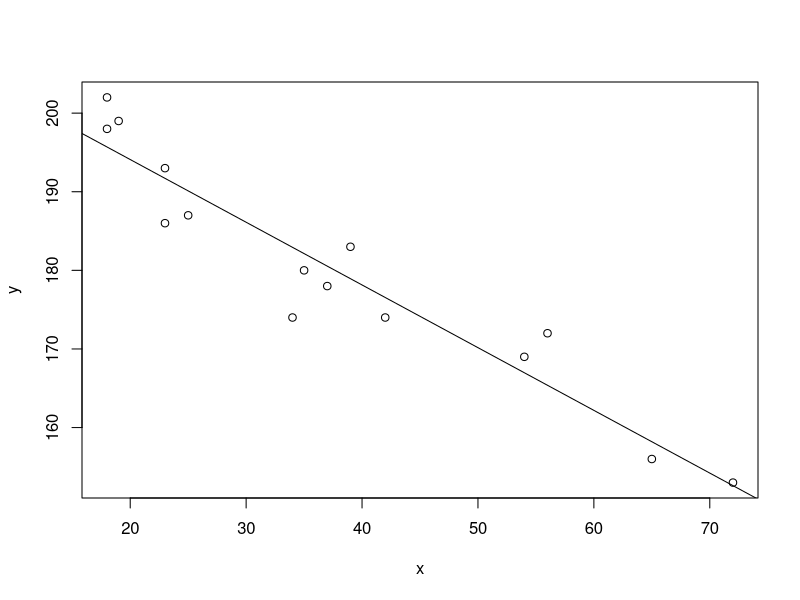
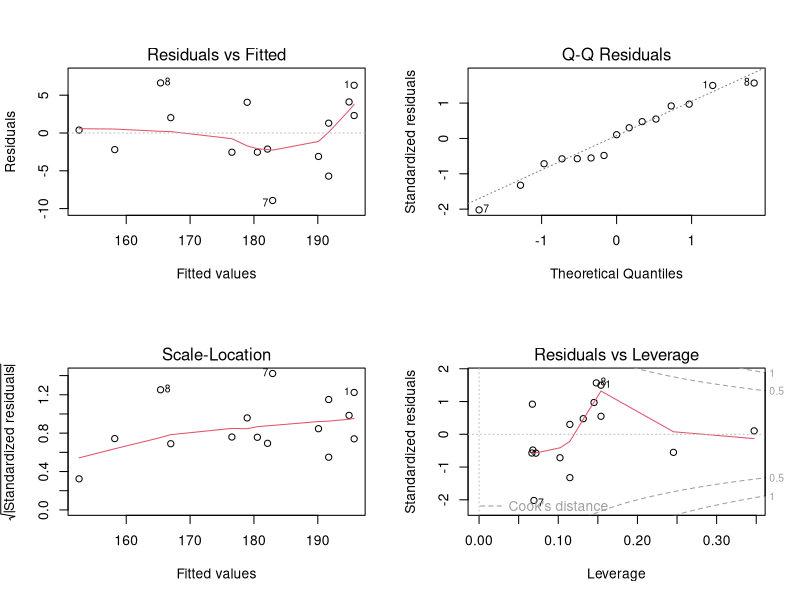
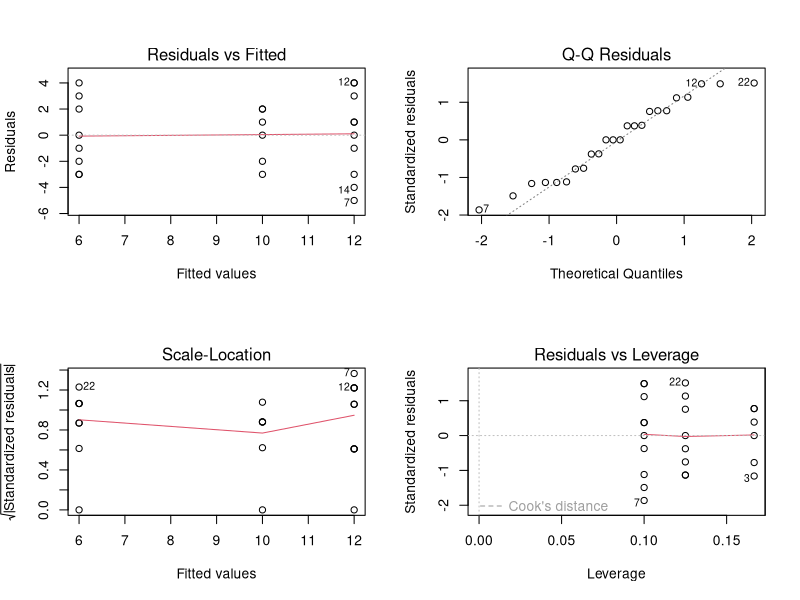
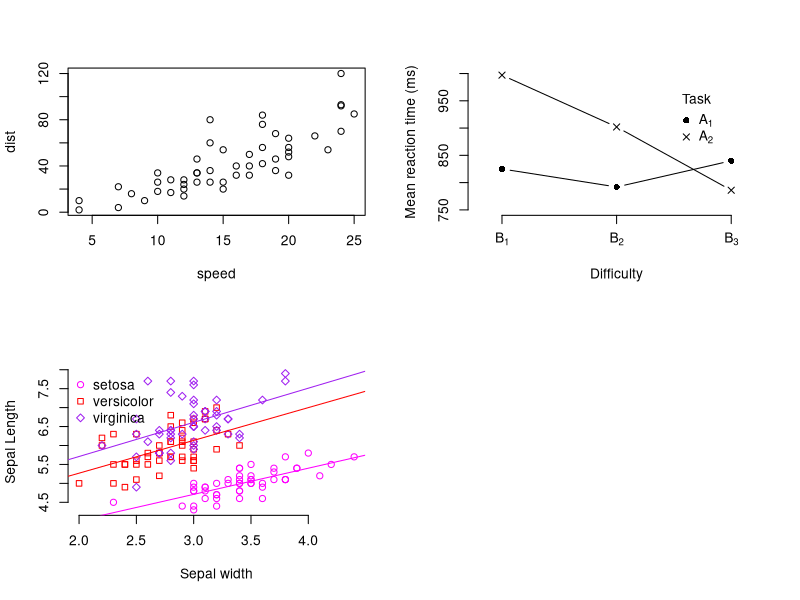
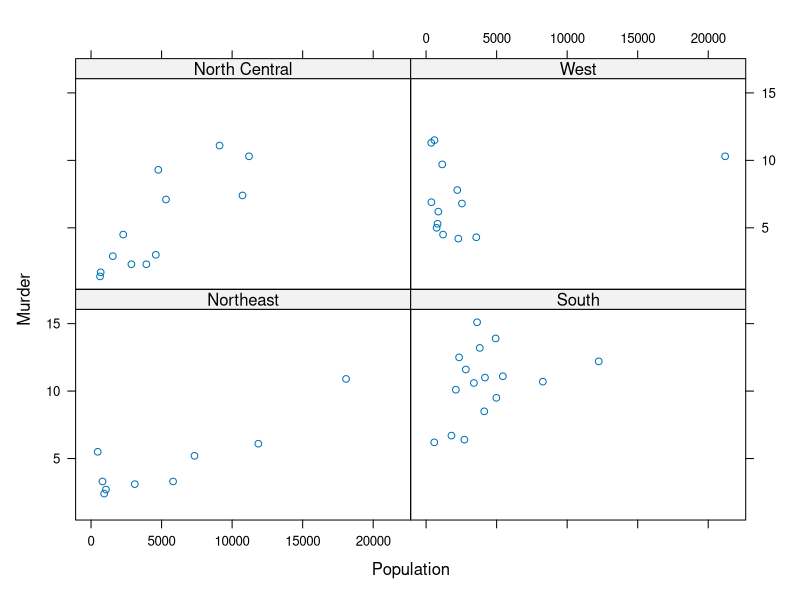
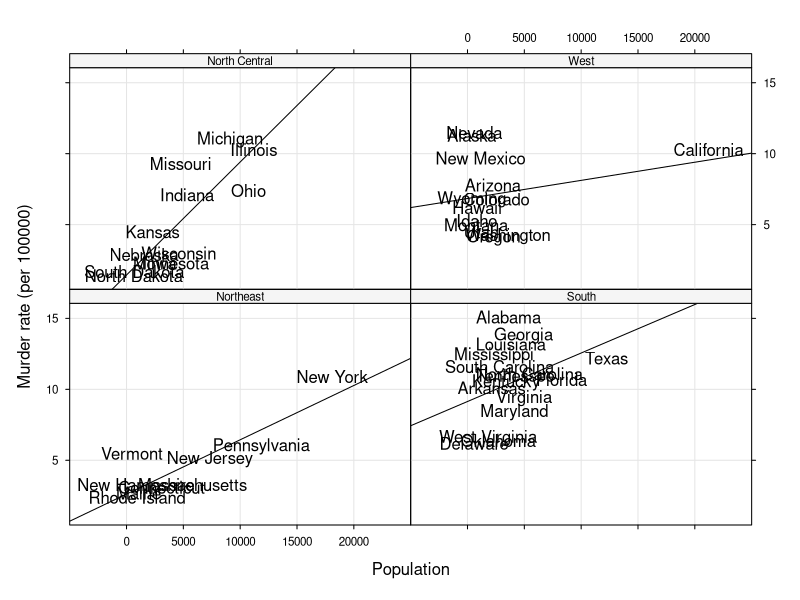
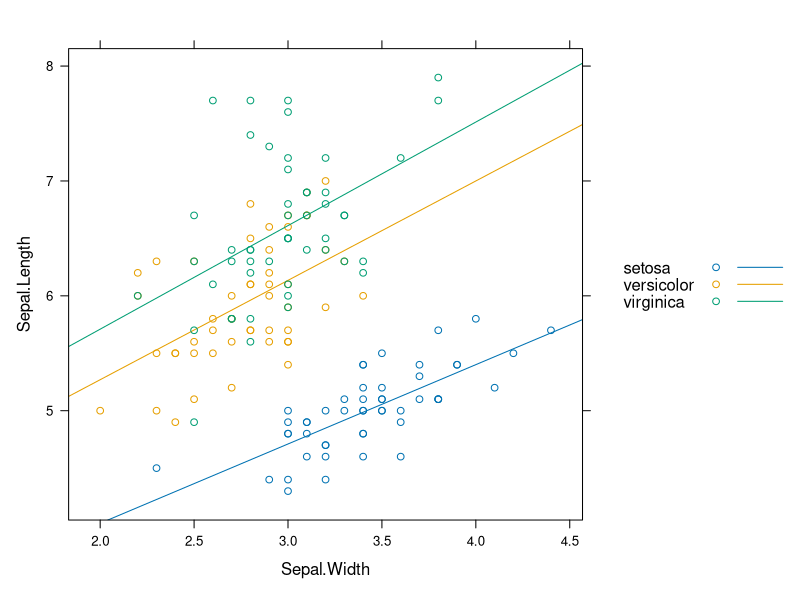
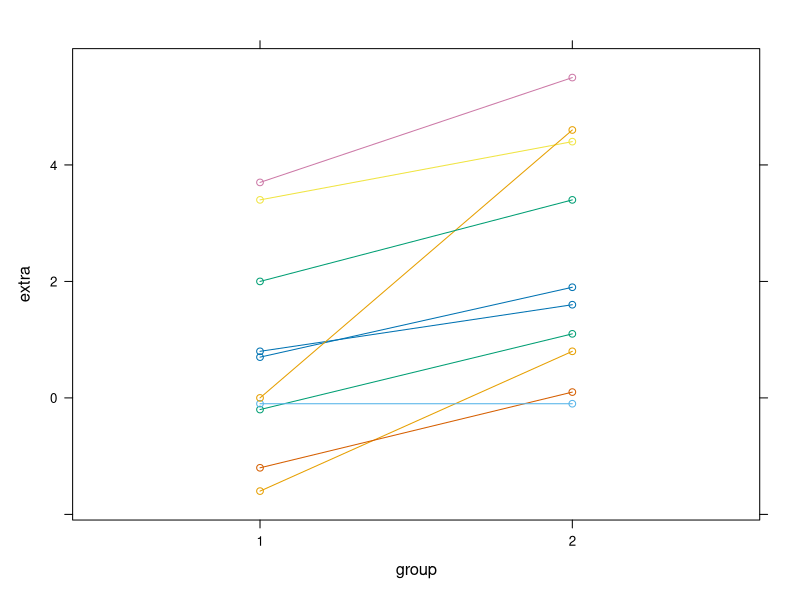

Source code (R) for these figures, in order:
## ---- chunk 1
knitr::opts_chunk$set(fig.align = "center", fig.show = TRUE,
                      class.source = "fold-show")
## ---- chunk 2
# One-sample t test
rt <- rnorm(100, mean = 400, sd = 20)
t.test(rt, mu = 400)

# Two-sample t test for independent groups
t.test(weight ~ group, PlantGrowth[PlantGrowth$group != "ctrl", ],
       var.equal = TRUE)

# Two-sample t test for dependent groups
sleep2 <- reshape(sleep, direction = "wide", idvar = "ID", timevar = "group")

## Traditional interface
t.test(sleep2$extra.1, sleep2$extra.2, paired = TRUE)

## Formula interface
t.test(Pair(extra.1, extra.2) ~ 1, data = sleep2)
## ---- chunk 3
dat <- data.frame(
  x = c(18, 23, 25, 35, 65, 54, 34, 56, 72, 19, 23, 42, 18, 39, 37),
  y = c(202, 186, 187, 180, 156, 169, 174, 172, 153, 199, 193, 174, 198, 183, 178)
)
lm1 <- lm(y ~ x, dat)
plot(y ~ x, dat)
abline(lm1)
coef(lm1)
predict(lm1)
resid(lm1)
names(lm1)
summary(lm1)
## ---- chunk 4
# model diagnostics
par(mfrow = c(2, 2))
plot(lm1)
## ---- chunk 5
dat <- read.table(text = "
  id group   score
   1 control  8
   2 control 12
   3 control  7
   4 control 10
   5 control 11
   6 control 12
   7 pro      7
   8 pro      9
   9 pro     15
  10 pro     13
  11 pro     11
  12 pro     16
  13 pro     12
  14 pro      8
  15 pro     13
  16 pro     16
  17 contra   4
  18 contra   5
  19 contra   6
  20 contra   3
  21 contra   8
  22 contra  10
  23 contra   3
  24 contra   9
", header = TRUE)

aov1 <- aov(score ~ group, data = dat)
summary(aov1)
## ---- chunk 6
# model diagnostics
par(mfrow = c(2, 2))
plot(aov1)
## ---- chunk 7
plot(cars)
## ---- chunk 8
dat <- read.table(header = TRUE, text = "
  A B rt
  a1 b1 825
  a1 b2 792
  a1 b3 840
  a2 b1 997
  a2 b2 902
  a2 b3 786
", stringsAsFactors = TRUE)

plot(rt ~ as.numeric(B), dat, type = "n", axes = FALSE, xlim = c(.8, 3.2),
  ylim = c(750, 1000), xlab = "Difficulty", ylab = "Mean reaction time (ms)")

# Plot the data points separately for each level of factor A.
points(rt ~ as.numeric(B), dat[dat$A == "a1", ], type = "b", pch = 16)
points(rt ~ as.numeric(B), dat[dat$A == "a2", ], type = "b", pch = 4)

# Add axes and a legend.
axis(side = 1, at = 1:3, expression(B[1], B[2], B[3]))
axis(side = 2)
legend(2.5, 975, expression(A[1], A[2]), pch = c(16, 4), bty = "n",
  title = "Task")
## ---- chunk 9
plot(Sepal.Length ~ Sepal.Width, iris, axes = FALSE, type = "n",
     xlab = "Sepal width", ylab = "Sepal Length")

points(Sepal.Length ~ Sepal.Width, subset(iris, iris$Species == "setosa"),
      col = "magenta", pch = 21)
points(Sepal.Length ~ Sepal.Width, subset(iris, iris$Species == "versicolor"),
      col = "red", pch = 22)
points(Sepal.Length ~ Sepal.Width, subset(iris, iris$Species == "virginica"),
      col = "purple", pch = 23)

axis(1)
axis(2)

legend("topleft", c("setosa", "versicolor", "virginica"),
       pch = 21:23, col = c("magenta", "red", "purple"), bty = "n")

lm1 <- lm(Sepal.Length ~ Sepal.Width, subset(iris, iris$Species == "setosa"))
lm2 <- lm(Sepal.Length ~ Sepal.Width, subset(iris, iris$Species == "versicolor"))
lm3 <- lm(Sepal.Length ~ Sepal.Width, subset(iris, iris$Species == "virginica"))

abline(lm1, col = "magenta")
abline(lm2, col = "red")
abline(lm3, col = "purple")
## ---- chunk 10
library(lattice)
states <- data.frame(state.x77, state.name = state.name,
                     state.region = state.region) # built-in data sets
xyplot(Murder ~ Population | state.region, states)
## ---- chunk 11
# Fine control
xyplot(Murder ~ Population | state.region, states, groups = state.name,
       xlim = c(-5000, 25000), ylab = "Murder rate (per 100000)",

  # panel function
  panel = function(x, y, subscripts, groups){
    panel.grid(-1, -1)      # align with ticks
    panel.abline(lm(y ~ x)) # regression line
    ltext(x, y, labels = groups[subscripts], cex = 1)
  },

  scales = list(tck = .5, cex = .7, x = list(at = seq(0, 20000, 5000))),

  strip = strip.custom(bg = "gray96"), # strip function

  par.strip.text = list(cex = .7)
)
## ---- chunk 12
xyplot(Sepal.Length ~ Sepal.Width, iris, groups = Species,
       type = c("p", "r"), auto.key = TRUE)
## ---- chunk 13
xyplot(extra ~ group, sleep, groups = ID, type = "b")
## ---- chunk 14
xyplot(weight ~ Time | Diet, ChickWeight, groups = Chick,
      type = c("g", "p", "r"))
## ---- chunk 15
library(ggplot2)
theme_set(theme_test())
## ---- chunk 16
# load package
library(ggplot2)
# load data
data(mpg)
# ?mpg
mpg
## ---- chunk 17
# start your plot with coordinate system
ggplot(data = mpg) +
  geom_point(mapping = aes(x = displ, y = hwy)) +   # then add layers
  theme_bw()                                        # and a theme
## ---- chunk 18
# even more information
ggplot(data = mpg) +
  geom_point(mapping = aes(x = displ, y = hwy, shape = fl))
## ---- chunk 19
ggplot(data = mpg) +
  geom_point(mapping = aes(x = displ, y = hwy, color = class))
## ---- chunk 20
ggplot(data = mpg) +
  geom_point(mapping = aes(x = displ, y = hwy), color = "blue")
## ---- chunk 21
ggplot(data = mpg) +
  geom_point(mapping = aes(x = displ, y = hwy, color = "blue"))
## ---- chunk 22
# one variable
ggplot(data = mpg) +
  geom_point(mapping = aes(x = displ, y = hwy)) +
  facet_wrap(~ class, nrow = 2)
## ---- chunk 23
# two variables
ggplot(data = mpg) +
  geom_point(mapping = aes(x = displ, y = hwy)) +
  facet_grid(drv ~ cyl)
## ---- chunk 24
# scatter plot
ggplot(data = mpg) +
  geom_point(mapping = aes(x = displ, y = hwy))
## ---- chunk 25
# fitted line
ggplot(data = mpg) +
  geom_smooth(mapping = aes(x = displ, y = hwy))
## ---- chunk 26
# add another variable
ggplot(data = mpg) +
  geom_smooth(mapping = aes(x = displ, y = hwy, linetype = drv))
## ---- chunk 27
# more layers: points and regression lines
ggplot(mpg) +
  geom_point(aes(x = displ, y = hwy, color = drv)) +
  geom_smooth(aes(x = displ, y = hwy, color = drv), method = "lm")
